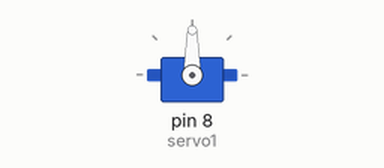
The sketch below on a simulated Arduino Uno, built with avr-gcc and run on an emulated ATmega328P. Parts: servo.

Above: at 0.1 s.
At 3.1 s:
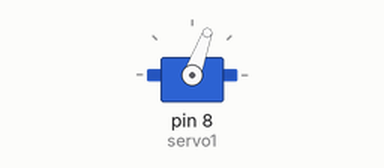
Timing chart, 0 to 4.6 s (numbered marks = the images above):
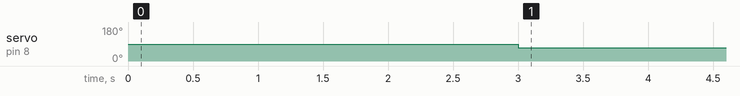

Measured:
- by itself, servo on pin 8 (servo1): 90° → 70° at 3.0 s

The sketch:

35kg_2.ino
```cpp
#include <Servo.h>

Servo servo1;   // crea un objeto servo para controlar un servo
Servo servo2;   // crea un objeto servo para controlar un servo

void setup() {
  Serial.begin(9600);
  servo1.attach(8);   // conecta el servo en el pin 6 al objeto servo
  servo1.write(90);    // gira el servo a 0 grados inmediatamente
  //servo2.attach(5);   // conecta el servo en el pin 6 al objeto servo
  //servo2.write(0);    // gira el servo a 0 grados inmediatamente
  delay(3000);
}

void loop() {

  // para gripper abajo 0 derecha (servo1) y 180 izquierda (servo2)

  servo1.write(70); // DERECHO lleva el servo a su posicion inicial LIMITE INFERIOR 0 LIMITE SUPERIOR 110
  //servo2.write(0); // IZQUIERDA lleva el servo a su posicion inicial LIMITE INFERIOR 180 LIMITE SUPERIOR 70

}
```
